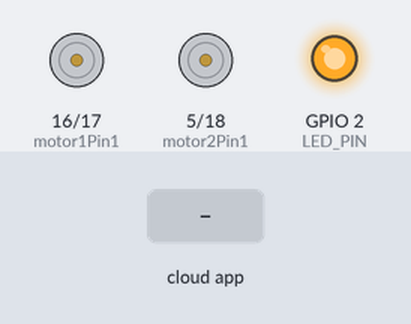
The sketch below on a simulated ESP32. Shown: motor-driver pin pairs drawn as motors (green arrow = first pin HIGH = forward, orange = second pin HIGH = backward, longer = more drive, scaled by the enable pin), output pins drawn as LEDs (lit = HIGH). The inputs (shaded band) are chosen by the test bench. The ROS host is connected and sends only what is stated.

Above: at 3.2 s.
3.3 s: the phone or cloud app sets linear.x to -100
At 4.0 s:
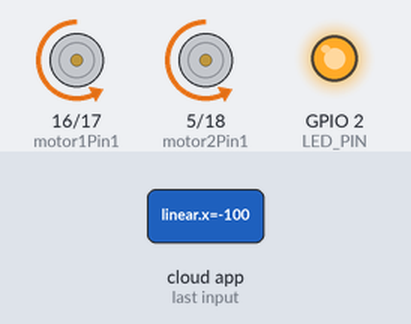
4.8 s: the phone or cloud app sets linear.x to 0
At 5.4 s:
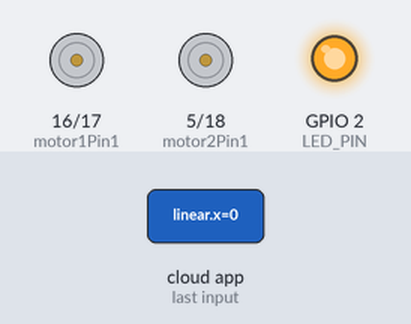
6.3 s: the phone or cloud app sets angular.z to -100
At 6.7 s:
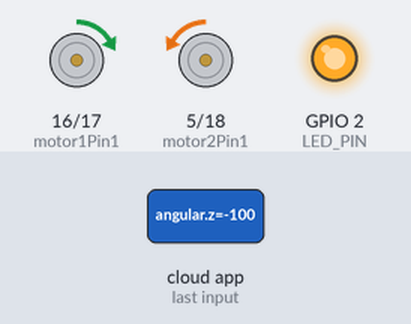
7.8 s: the phone or cloud app sets angular.z to 100
At 9.0 s:
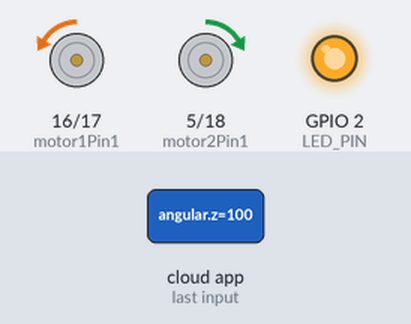
9.3 s: the phone or cloud app sets linear.x to 100
At 10.6 s:
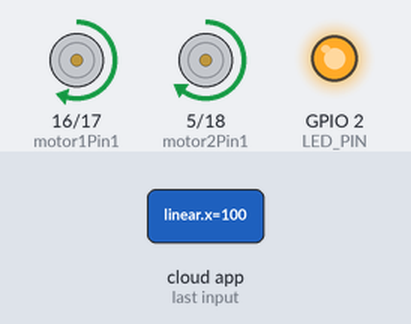
Timing chart, 0 to 11.8 s (numbered marks = the images above; inputs shaded):
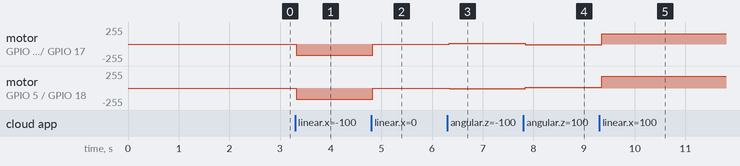

Measured:
- after the input at 3.3 s, motor on GPIO 16 (motor1Pin1) / GPIO 17 (motor1Pin2), motor on GPIO 5 (motor2Pin1) / GPIO 18 (motor2Pin2): stopped → backward 165/255 at once
- after the input at 4.8 s, motor on GPIO 16 (motor1Pin1) / GPIO 17 (motor1Pin2), motor on GPIO 5 (motor2Pin1) / GPIO 18 (motor2Pin2): backward 165/255 → stopped at once
- after the input at 6.3 s, motor on GPIO 16 (motor1Pin1) / GPIO 17 (motor1Pin2): stopped → forward 10/255 at once; motor on GPIO 5 (motor2Pin1) / GPIO 18 (motor2Pin2): stopped → backward 10/255 at once
- after the input at 7.8 s, motor on GPIO 16 (motor1Pin1) / GPIO 17 (motor1Pin2): forward 10/255 → backward 10/255 at once; motor on GPIO 5 (motor2Pin1) / GPIO 18 (motor2Pin2): backward 10/255 → forward 10/255 at once
- after the input at 9.3 s, motor on GPIO 16 (motor1Pin1) / GPIO 17 (motor1Pin2): backward 10/255 → forward 154/255 after 0.05 s; motor on GPIO 5 (motor2Pin1) / GPIO 18 (motor2Pin2): forward 10/255 → forward 176/255 after 0.05 s

The sketch:

micro_ros_subscriber_twist.ino
```cpp
#include <micro_ros_arduino.h>
#include <stdio.h>
#include <rcl/rcl.h>
#include <rcl/error_handling.h>
#include <rclc/rclc.h>
#include <rclc/executor.h>

#include <geometry_msgs/msg/twist.h>


rcl_subscription_t subscriber;
geometry_msgs__msg__Twist msg;
rclc_executor_t executor;
rcl_allocator_t allocator;
rclc_support_t support;
rcl_node_t node;


#define LED_PIN 2

int motor1Pin1 = 16;
int motor1Pin2 = 17;
int enable1Pin = 4;

int motor2Pin1 = 5;
int motor2Pin2 = 18;
int enable2Pin = 19;

const int freq = 30000;
const int pwmChannel = 0;
const int resolution = 8;


#define RCCHECK(fn) { rcl_ret_t temp_rc = fn; if((temp_rc != RCL_RET_OK)){error_loop();}}
#define RCSOFTCHECK(fn) { rcl_ret_t temp_rc = fn; if((temp_rc != RCL_RET_OK)){error_loop();}}

void error_loop(){
  while(1){
    digitalWrite(LED_PIN, !digitalRead(LED_PIN));
    delay(100);
  }
}

//twist message cb
void subscription_callback(const void *msgin) {
  const geometry_msgs__msg__Twist * msg = (const geometry_msgs__msg__Twist *)msgin;


  float V = msg->linear.x;
  float W = msg->angular.z;
  float radius = 0.03;
  float L = 0.13;

  float left_speed = (V - W * L / 2.0) / radius;
  float left_speed_control = abs(left_speed) * 5;
  left_speed_control = constrain(left_speed_control, 0, 255);


  float right_speed = (V + W * L / 2.0) / radius;
  float right_speed_control = abs(right_speed) * 5;
  right_speed_control = constrain(right_speed_control, 0, 255);


  if(left_speed > 0){
    digitalWrite(motor1Pin2, LOW);
    digitalWrite(motor1Pin1, HIGH);
    ledcWrite(enable1Pin, left_speed_control);
  }
  else{
    digitalWrite(motor1Pin2, HIGH);
    digitalWrite(motor1Pin1, LOW);
    ledcWrite(enable1Pin, left_speed_control);
  }

  if(right_speed > 0){
    digitalWrite(motor2Pin2, LOW);
    digitalWrite(motor2Pin1, HIGH);
    ledcWrite(enable2Pin, right_speed_control);
  }
  else{
    digitalWrite(motor2Pin2, HIGH);
    digitalWrite(motor2Pin1, LOW);
    ledcWrite(enable2Pin, right_speed_control);
  }


}

void setup() {
  set_microros_transports();
  pinMode(motor1Pin1, OUTPUT);
  pinMode(motor1Pin2, OUTPUT);
  pinMode(enable1Pin, OUTPUT);

  pinMode(motor2Pin1, OUTPUT);
  pinMode(motor2Pin2, OUTPUT);
  pinMode(enable2Pin, OUTPUT);

  pinMode(LED_PIN, OUTPUT);

  ledcAttachChannel(enable1Pin, freq, resolution, pwmChannel);
  ledcAttachChannel(enable2Pin, freq, resolution, 1);
  set_microros_wifi_transports("MANH", "manh12345", "10.42.0.1", 8888);

  //MANH, manh12345 ,192.168.196.230 // P309,   192.168.0.103

  digitalWrite(LED_PIN, HIGH);
  delay(2000);

  allocator = rcl_get_default_allocator();

   //create init_options
  RCCHECK(rclc_support_init(&support, 0, NULL, &allocator));

  // create node
  RCCHECK(rclc_node_init_default(&node, "micro_ros_arduino_node", "", &support));

  // create subscriber
  RCCHECK(rclc_subscription_init_default(
    &subscriber,
    &node,
    ROSIDL_GET_MSG_TYPE_SUPPORT(geometry_msgs, msg, Twist),
    "micro_ros_arduino_twist_subscriber"));

  // create executor
  RCCHECK(rclc_executor_init(&executor, &support.context, 1, &allocator));
  RCCHECK(rclc_executor_add_subscription(&executor, &subscriber, &msg, &subscription_callback, ON_NEW_DATA));

}

void loop() {
  delay(50);
  RCCHECK(rclc_executor_spin_some(&executor, RCL_MS_TO_NS(50)));
}
```
